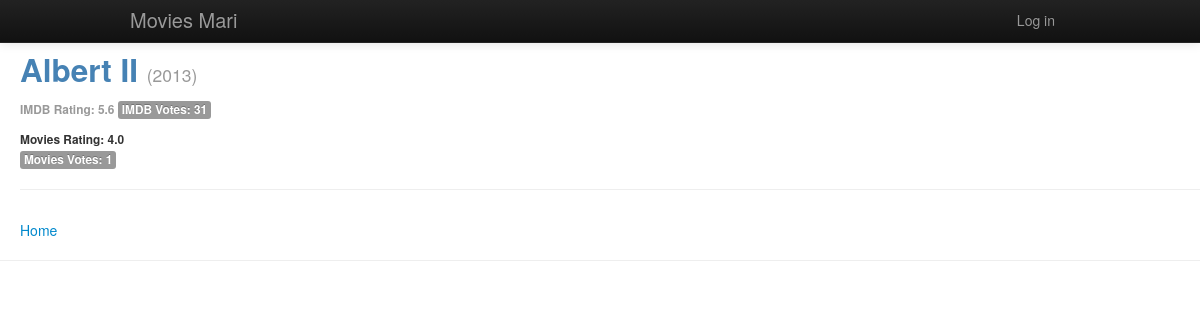
The page /movie/18/ on the database its author committed.
### movies/models.py (models this page shows, shortened)
class Movie(models.Model):
    title = models.CharField(max_length=100, unique=True)
    year = models.CharField(max_length=50)
    imdb_rank = models.FloatField(default=0)
    imdb_votes = models.IntegerField(default=0)
    total_votes = models.IntegerField(default=0)
    tags = models.ManyToManyField(Tag)
    def average_rating(self):
        average = Rating.objects.filter(movie=self).aggregate(Avg('value'))
        return average['value__avg']

### movies/views.py (the view, shortened to what this page needs)
# urls.py: url(r'^movie/(?P<movie_id>\d+)/$', views.movie_show, name='movie_show'),
def movie_show(request, movie_id):
    context_dict = {'movie_id': movie_id, 'tags': Tag.objects.order_by('name')}
    try:
        current_movie = Movie.objects.get(id=movie_id)
        context_dict['movie'] = current_movie
        context_dict['movies'] = Movie.objects.all()
        current_user = request.user
    except Movie.DoesNotExist:
        context_dict['error'] = 'The movie is not found'
    return render(request, 'movies/movie.html', context_dict)

### templates/movies/movie.html (shortened to what this page needs)
{% extends 'movies/base.html' %}
{% load crispy_forms_tags %}
{% load static %}
{% block body_block %}
    <div style="margin-top:50px;margin-left:20px">
        {% if not movie in movies %}
            <strong>{{ error }}</strong></br>
        {% else %}
            <div class="page-header">
                <h2 style="color: steelblue">{{ movie.title }}
                    <small>({{ movie.year }})<h6>IMDB Rating: {{ movie.imdb_rank }} <span class="label label-default">IMDB Votes: {{ movie.imdb_votes }}</span>
                    </h6></small>
                </h2>
                <h6>
                    <div id="rating">Movies Rating: {{ movie.average_rating }}</div>  <span id="votes"
                                                                                            class="label label-default">Movies Votes: {{ movie.total_votes }}</span>
                </h6>
            </div>
        {% endif %}
        <a href="{% url "movies:index" %}">Home</a>
    </div>
{% endblock %}

### rows shown on the page
Movie: title "Albert II", year "2013", imdb_rank "5.6", imdb_votes "31", average_rating "4.0", total_votes "1"
